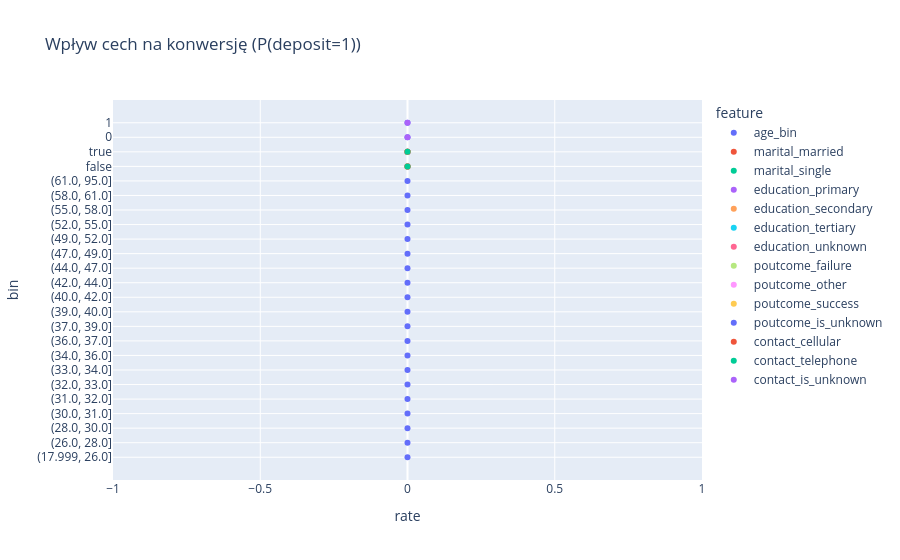

The notebook cell this image was saved under:
### Code cell
import pandas as pd
import plotly.express as px

# 1. Target binarny
df['deposit_numeric'] = (df['deposit'] == 'yes').astype(int)

# 2. Wybór cech do analizy (TYLKO BINY / KATEGORIE)
features_to_analyze = [
    'age_bin',
    'marital_married',
    'marital_single',
    'education_primary',
    'education_secondary',
    'education_tertiary',
    'education_unknown',
    'poutcome_failure',
    'poutcome_other',
    'poutcome_success',
    'poutcome_is_unknown',
    'contact_cellular',
    'contact_telephone',
    'contact_is_unknown'
]

# 3. Grupowanie i liczenie conversion rate
corr_list = []

for feature in features_to_analyze:
    if feature in df.columns:
        tmp = df.groupby(feature)['deposit_numeric'].mean().reset_index()
        tmp.columns = ['bin', 'rate']
        tmp['feature'] = feature
        corr_list.append(tmp)

# 4. Sklejenie wyników
df_feature_effects = pd.concat(corr_list, ignore_index=True)

# 5. Wizualizacja
fig = px.scatter(
    df_feature_effects,
    x='rate',
    y='bin',
    color='feature',
    hover_data=['feature', 'bin', 'rate'],
    title="Wpływ cech na konwersję (P(deposit=1))"
)

fig.show()

### Figure 1 — Plotly figure (JSON) as saved in the notebook; plotly's stock layout.template omitted (floating-point values rounded to 4 significant figures)
{"data": [{"customdata": [["age_bin"], ["age_bin"], ["age_bin"], ["age_bin"], ["age_bin"], ["age_bin"], ["age_bin"], ["age_bin"], ["age_bin"], ["age_bin"], ["age_bin"], ["age_bin"], ["age_bin"], ["age_bin"], ["age_bin"], ["age_bin"], ["age_bin"], ["age_bin"], ["age_bin"], ["age_bin"]], "hovertemplate": "feature=%{customdata[0]}<br>rate=%{x}<br>bin=%{y}<extra></extra>", "legendgroup": "age_bin", "marker": {"color": "#636efa", "symbol": "circle"}, "mode": "markers", "name": "age_bin", "orientation": "h", "showlegend": true, "type": "scatter", "x": [0.0, 0.0, 0.0, 0.0, 0.0, 0.0, 0.0, 0.0, 0.0, 0.0, 0.0, 0.0, 0.0, 0.0, 0.0, 0.0, 0.0, 0.0, 0.0, 0.0], "xaxis": "x", "y": ["(17.999, 26.0]", "(26.0, 28.0]", "(28.0, 30.0]", "(30.0, 31.0]", "(31.0, 32.0]", "(32.0, 33.0]", "(33.0, 34.0]", "(34.0, 36.0]", "(36.0, 37.0]", "(37.0, 39.0]", "(39.0, 40.0]", "(40.0, 42.0]", "(42.0, 44.0]", "(44.0, 47.0]", "(47.0, 49.0]", "(49.0, 52.0]", "(52.0, 55.0]", "(55.0, 58.0]", "(58.0, 61.0]", "(61.0, 95.0]"], "yaxis": "y"}, {"customdata": [["marital_married"], ["marital_married"]], "hovertemplate": "feature=%{customdata[0]}<br>rate=%{x}<br>bin=%{y}<extra></extra>", "legendgroup": "marital_married", "marker": {"color": "#EF553B", "symbol": "circle"}, "mode": "markers", "name": "marital_married", "orientation": "h", "showlegend": true, "type": "scatter", "x": [0.0, 0.0], "xaxis": "x", "y": [false, true], "yaxis": "y"}, {"customdata": [["marital_single"], ["marital_single"]], "hovertemplate": "feature=%{customdata[0]}<br>rate=%{x}<br>bin=%{y}<extra></extra>", "legendgroup": "marital_single", "marker": {"color": "#00cc96", "symbol": "circle"}, "mode": "markers", "name": "marital_single", "orientation": "h", "showlegend": true, "type": "scatter", "x": [0.0, 0.0], "xaxis": "x", "y": [false, true], "yaxis": "y"}, {"customdata": [["education_primary"], ["education_primary"]], "hovertemplate": "feature=%{customdata[0]}<br>rate=%{x}<br>bin=%{y}<extra></extra>", "legendgroup": "education_primary", "marker": {"color": "#ab63fa", "symbol": "circle"}, "mode": "markers", "name": "education_primary", "orientation": "h", "showlegend": true, "type": "scatter", "x": [0.0, 0.0], "xaxis": "x", "y": [false, true], "yaxis": "y"}, {"customdata": [["education_secondary"], ["education_secondary"]], "hovertemplate": "feature=%{customdata[0]}<br>rate=%{x}<br>bin=%{y}<extra></extra>", "legendgroup": "education_secondary", "marker": {"color": "#FFA15A", "symbol": "circle"}, "mode": "markers", "name": "education_secondary", "orientation": "h", "showlegend": true, "type": "scatter", "x": [0.0, 0.0], "xaxis": "x", "y": [false, true], "yaxis": "y"}, {"customdata": [["education_tertiary"], ["education_tertiary"]], "hovertemplate": "feature=%{customdata[0]}<br>rate=%{x}<br>bin=%{y}<extra></extra>", "legendgroup": "education_tertiary", "marker": {"color": "#19d3f3", "symbol": "circle"}, "mode": "markers", "name": "education_tertiary", "orientation": "h", "showlegend": true, "type": "scatter", "x": [0.0, 0.0], "xaxis": "x", "y": [false, true], "yaxis": "y"}, {"customdata": [["education_unknown"], ["education_unknown"]], "hovertemplate": "feature=%{customdata[0]}<br>rate=%{x}<br>bin=%{y}<extra></extra>", "legendgroup": "education_unknown", "marker": {"color": "#FF6692", "symbol": "circle"}, "mode": "markers", "name": "education_unknown", "orientation": "h", "showlegend": true, "type": "scatter", "x": [0.0, 0.0], "xaxis": "x", "y": [false, true], "yaxis": "y"}, {"customdata": [["poutcome_failure"], ["poutcome_failure"]], "hovertemplate": "feature=%{customdata[0]}<br>rate=%{x}<br>bin=%{y}<extra></extra>", "legendgroup": "poutcome_failure", "marker": {"color": "#B6E880", "symbol": "circle"}, "mode": "markers", "name": "poutcome_failure", "orientation": "h", "showlegend": true, "type": "scatter", "x": [0.0, 0.0], "xaxis": "x", "y": [false, true], "yaxis": "y"}, {"customdata": [["poutcome_other"], ["poutcome_other"]], "hovertemplate": "feature=%{customdata[0]}<br>rate=%{x}<br>bin=%{y}<extra></extra>", "legendgroup": "poutcome_other", "marker": {"color": "#FF97FF", "symbol": "circle"}, "mode": "markers", "name": "poutcome_other", "orientation": "h", "showlegend": true, "type": "scatter", "x": [0.0, 0.0], "xaxis": "x", "y": [false, true], "yaxis": "y"}, {"customdata": [["poutcome_success"], ["poutcome_success"]], "hovertemplate": "feature=%{customdata[0]}<br>rate=%{x}<br>bin=%{y}<extra></extra>", "legendgroup": "poutcome_success", "marker": {"color": "#FECB52", "symbol": "circle"}, "mode": "markers", "name": "poutcome_success", "orientation": "h", "showlegend": true, "type": "scatter", "x": [0.0, 0.0], "xaxis": "x", "y": [false, true], "yaxis": "y"}, {"customdata": [["poutcome_is_unknown"], ["poutcome_is_unknown"]], "hovertemplate": "feature=%{customdata[0]}<br>rate=%{x}<br>bin=%{y}<extra></extra>", "legendgroup": "poutcome_is_unknown", "marker": {"color": "#636efa", "symbol": "circle"}, "mode": "markers", "name": "poutcome_is_unknown", "orientation": "h", "showlegend": true, "type": "scatter", "x": [0.0, 0.0], "xaxis": "x", "y": [0, 1], "yaxis": "y"}, {"customdata": [["contact_cellular"], ["contact_cellular"]], "hovertemplate": "feature=%{customdata[0]}<br>rate=%{x}<br>bin=%{y}<extra></extra>", "legendgroup": "contact_cellular", "marker": {"color": "#EF553B", "symbol": "circle"}, "mode": "markers", "name": "contact_cellular", "orientation": "h", "showlegend": true, "type": "scatter", "x": [0.0, 0.0], "xaxis": "x", "y": [false, true], "yaxis": "y"}, {"customdata": [["contact_telephone"], ["contact_telephone"]], "hovertemplate": "feature=%{customdata[0]}<br>rate=%{x}<br>bin=%{y}<extra></extra>", "legendgroup": "contact_telephone", "marker": {"color": "#00cc96", "symbol": "circle"}, "mode": "markers", "name": "contact_telephone", "orientation": "h", "showlegend": true, "type": "scatter", "x": [0.0, 0.0], "xaxis": "x", "y": [false, true], "yaxis": "y"}, {"customdata": [["contact_is_unknown"], ["contact_is_unknown"]], "hovertemplate": "feature=%{customdata[0]}<br>rate=%{x}<br>bin=%{y}<extra></extra>", "legendgroup": "contact_is_unknown", "marker": {"color": "#ab63fa", "symbol": "circle"}, "mode": "markers", "name": "contact_is_unknown", "orientation": "h", "showlegend": true, "type": "scatter", "x": [0.0, 0.0], "xaxis": "x", "y": [0, 1], "yaxis": "y"}], "layout": {"legend": {"title": {"text": "feature"}, "tracegroupgap": 0}, "title": {"text": "Wpływ cech na konwersję (P(deposit=1))"}, "xaxis": {"anchor": "y", "domain": [0, 1], "title": {"text": "rate"}}, "yaxis": {"anchor": "x", "domain": [0, 1], "title": {"text": "bin"}}}}
